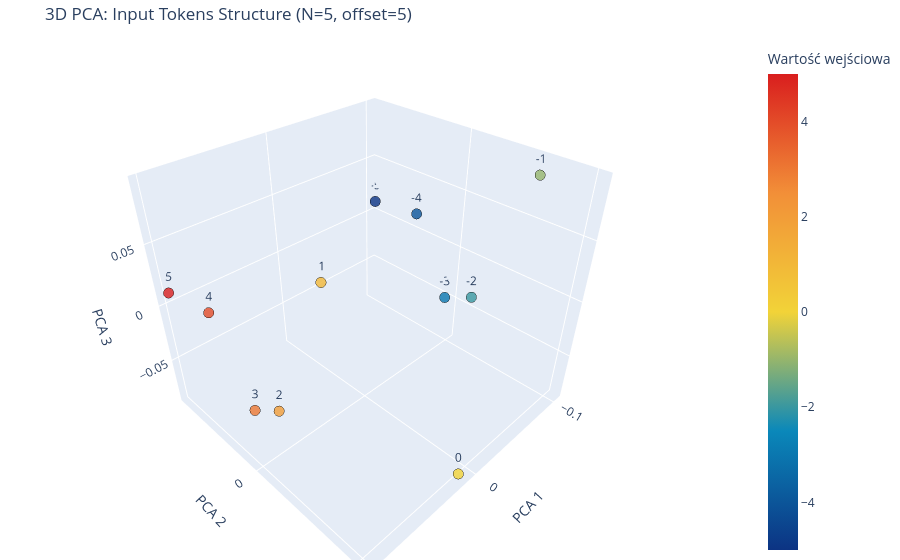

The notebook cell this image was saved under:
### Code cell
plot_input_pca_3d_plotly(model, N=5)

### Figure 1 — Plotly figure (JSON) as saved in the notebook; plotly's stock layout.template omitted (floating-point values rounded to 4 significant figures)
{"data": [{"hovertemplate": "PCA1=%{x}<br>PCA2=%{y}<br>PCA3=%{z}<br>Wartość wejściowa=%{marker.color}<extra></extra>", "legendgroup": "", "marker": {"color": [-5, -4, -3, -2, -1, 0, 1, 2, 3, 4, 5], "coloraxis": "coloraxis", "line": {"color": "Black", "width": 1}, "opacity": 0.8, "size": 6, "symbol": "circle"}, "mode": "markers+text", "name": "", "scene": "scene", "showlegend": false, "text": [-5.0, -4.0, -3.0, -2.0, -1.0, 0.0, 1.0, 2.0, 3.0, 4.0, 5.0], "textposition": "top center", "type": "scatter3d", "x": [-0.1033, -0.1013, -0.1017, -0.09501, -0.08614, 0.01216, 0.09279, 0.09377, 0.09295, 0.09657, 0.09919], "y": [-0.09122, -0.04118, -0.005846, 0.02574, 0.07319, 0.1035, 0.06602, 0.01859, -0.01175, -0.04465, -0.09235], "z": [0.01084, 0.01775, -0.04911, -0.02993, 0.09286, -0.08568, 0.09163, -0.02796, -0.04953, 0.01781, 0.01133]}], "layout": {"coloraxis": {"colorbar": {"title": {"text": "Wartość wejściowa"}}, "colorscale": [[0, "rgb(12,51,131)"], [0.25, "rgb(10,136,186)"], [0.5, "rgb(242,211,56)"], [0.75, "rgb(242,143,56)"], [1, "rgb(217,30,30)"]]}, "legend": {"tracegroupgap": 0}, "margin": {"b": 0, "l": 0, "r": 0, "t": 40}, "scene": {"domain": {"x": [0, 1], "y": [0, 1]}, "xaxis": {"title": {"text": "PCA 1"}}, "yaxis": {"title": {"text": "PCA 2"}}, "zaxis": {"title": {"text": "PCA 3"}}}, "title": {"text": "3D PCA: Input Tokens Structure (N=5, offset=5)"}}}
